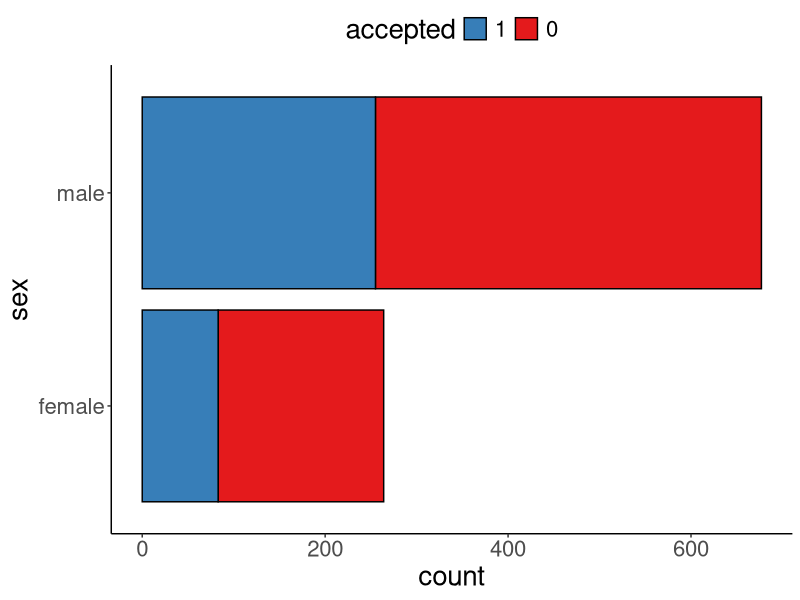
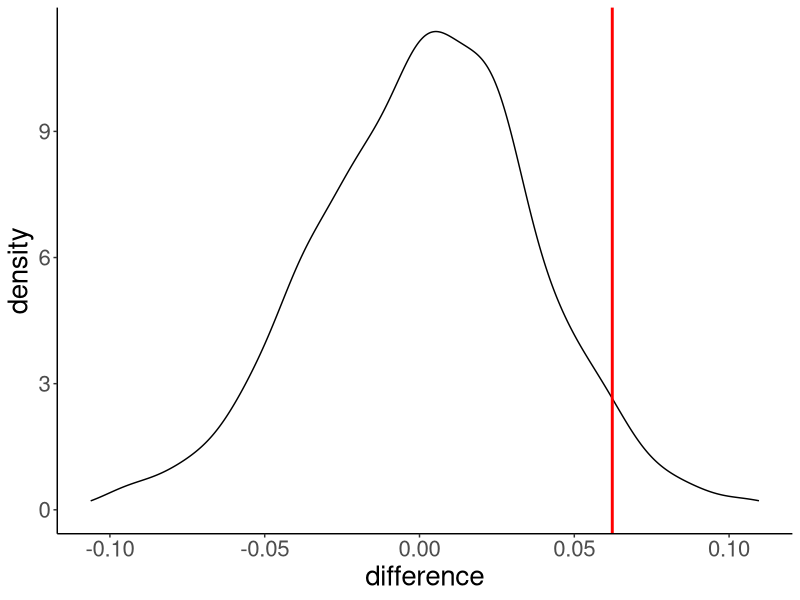

Reproduce these figures in R, in order.
## ---- chunk 1
# these options here change the formatting of how comments are rendered
knitr::opts_chunk$set(
  comment = "",
  results = "hold",
  fig.show = "hold")
## ---- chunk 2
library("knitr")      # for knitting RMarkdown 
library("kableExtra") # for making nice tables
library("modelr")     # for permutation test 
library("tidyverse")  # for wrangling, plotting, etc. 
## ---- chunk 3
theme_set(
  theme_classic() + #set the theme 
    theme(text = element_text(size = 20)) #set the default text size
)
## ---- chunk 4
# data frame 
df.conference = tibble(sex = rep(c("female", "male"), c(264, 677)),
  accepted = rep(c("yes", "no", "yes", "no"), c(83, 264 - 83, 255, 677 - 255))) %>%
  mutate(accepted = factor(accepted, levels = c("no", "yes"), labels = 0:1),
    sex = as.factor(sex))
## ---- chunk 5
df.conference %>% 
  ggplot(data = .,
         mapping = aes(x = sex, fill = accepted)) + 
  geom_bar(color = "black") + 
  scale_fill_brewer(palette = "Set1") +
  coord_flip() +
  theme(legend.direction = "horizontal",
        legend.position = "top") + 
  guides(fill = guide_legend(reverse = T))
## ---- chunk 6
# logistic regression
fit.glm = glm(formula = accepted ~ 1 + sex,
              family = "binomial",
              data = df.conference)

# model summary 
fit.glm %>% 
  summary()
## ---- chunk 7
# make example reproducible 
set.seed(1)

# difference in proportion 
fun.difference = function(df){
  df %>% 
    as_tibble() %>% 
    count(sex, accepted) %>% 
    group_by(sex) %>% 
    mutate(proportion = n / sum(n)) %>% 
    filter(accepted == 1) %>% 
    select(sex, proportion) %>% 
    spread(sex, proportion) %>% 
    mutate(difference = male - female) %>% 
    pull(difference)  
}

# actual difference 
difference = df.conference %>% 
  fun.difference()

# permutation test 
df.permutation = df.conference %>% 
  permute(n = 1000, sex) %>% 
  mutate(difference = map_dbl(perm, ~ fun.difference(.)))
## ---- chunk 8
sum(df.permutation$difference > difference) / nrow(df.permutation)
## ---- chunk 9
df.permutation %>% 
  ggplot(data = .,
         mapping = aes(x = difference)) +
  stat_density(geom = "line") + 
  geom_vline(xintercept = difference, 
             color = "red",
              size = 1)
## ---- chunk 10
sessionInfo()
